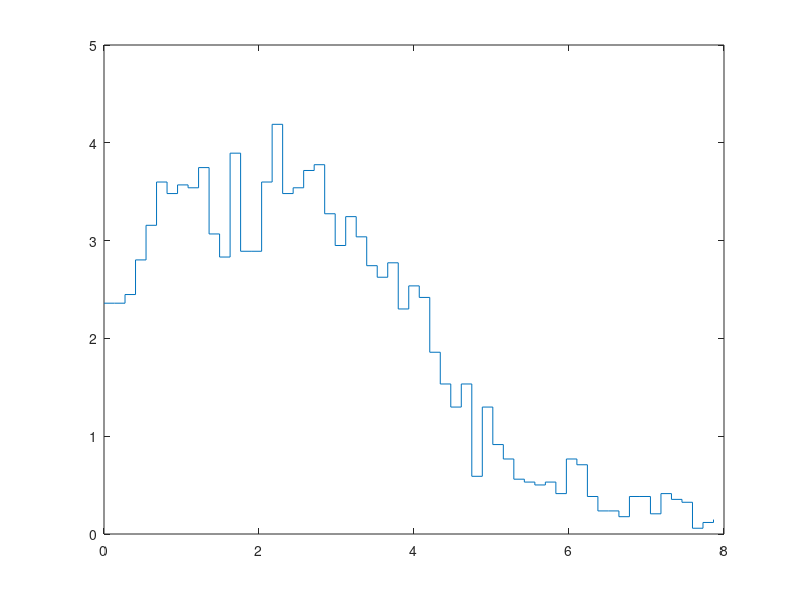

Here is the MATLAB script that generated this plot: (Note: this script raises an error after producing the figure.)
clear all;
close all;
clc;
%read input and cross section data
%all units in cm
sigma_t = 1;
sigma_s0 = 0.8;
sigma_s1 = 0.2;
sigma_s = sigma_s0;
sigma_a = sigma_t - sigma_s;
mu_0_bar = sigma_s1/sigma_s0;
Pc = sigma_s/sigma_t;

z_min = 0.0;
z_max = 8.0;

z_s_min = 0.0;
z_s_max = 4.0;

mesh_node_nb = 60;
h = (z_max - z_min)/(mesh_node_nb -1);
z_mesh = linspace(z_min, z_max-h, mesh_node_nb-1);
col_nb = zeros(mesh_node_nb-1, 1);

%source neutrons number
n_array = [1000, 8000, 16000 , 32000];

for i =1:4
    n = n_array(i);
    N_L =0; N_R =0; N_AB =0;  N =0;
    N_AB_L= 0; N_AB_R = 0; 
    while N < n
        N=N+1;
        %sample a new particle
        %source initial position    
        z = z_s_min + (z_s_max - z_s_min) * rand;
        %source direction
        mu = 2*rand -1;

        despair = false;
        while ~despair
            %collision distance
            dist = - mu * log(rand)/sigma_t;
            z = z + dist;
            if z > z_max
                %---leackage at the right end
                N_R = N_R +1;
                despair = true;
                break
            else
            if z < z_min
                %--leackage at the left end
                N_L = N_L+1;
                despair =true;
                break
            else
                col_nb(ceil((z-z_min)/h)) = col_nb(ceil((z-z_min)/h)) +1;
                if rand > Pc
                    %---absorption
                    N_AB = N_AB +1;
                    if z > (z_min+z_max)/2
                        N_AB_L = N_AB_L +1;
                    else
                        N_AB_R = N_AB_R +1;
                    end
                    despair = true; 
                else
                    %---scattering
                        %sample result direction from linear anisotropic scattering mu
                        mu = ( -1 + sqrt(1-3 * mu * mu_0_bar * ( 2*(1-2*rand) - 3* mu * mu_0_bar) ) )/3/mu/mu_0_bar;
                end
            end
            end

        end        

    end


    %current 
    J_L = N_L/n * 4;
    J_R = N_R/n * 4;
    %abs rate
    abs_L = N_AB_L/n*4;
    abs_R = N_AB_R/n*4;
    
    %prob of escaping
    p_L = N_L/n;
    p_R = N_R/n;
    %prob of absorption
    p_AB_L = N_AB_L/n;
    p_AB_R = N_AB_R/n;
    
    
    %flux from collision rate
    flux = 4*col_nb/sigma_t/h/n;
    

    stairs(z_mesh, flux);
    hold all on;
end
legend('n = 1000', 'n = 8000', 'n = 16000', 'n = 32000');
